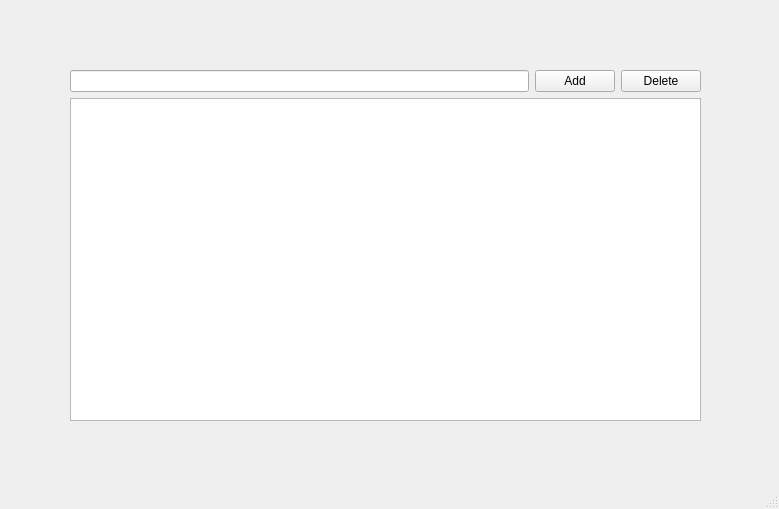
<?xml version="1.0" encoding="UTF-8"?>
<ui version="4.0">
 <class>ListWidget</class>
 <widget class="QMainWindow" name="ListWidget">
  <property name="geometry">
   <rect>
    <x>0</x>
    <y>0</y>
    <width>779</width>
    <height>509</height>
   </rect>
  </property>
  <property name="windowTitle">
   <string>ListWidget</string>
  </property>
  <widget class="QWidget" name="centralwidget">
   <widget class="QWidget" name="">
    <property name="geometry">
     <rect>
      <x>70</x>
      <y>70</y>
      <width>631</width>
      <height>351</height>
     </rect>
    </property>
    <layout class="QVBoxLayout" name="verticalLayout">
     <item>
      <layout class="QHBoxLayout" name="horizontalLayout">
       <item>
        <widget class="QLineEdit" name="input_so"/>
       </item>
       <item>
        <widget class="QPushButton" name="btn_add">
         <property name="text">
          <string>Add</string>
         </property>
        </widget>
       </item>
       <item>
        <widget class="QPushButton" name="btn_delete">
         <property name="text">
          <string>Delete</string>
         </property>
        </widget>
       </item>
      </layout>
     </item>
     <item>
      <widget class="QListWidget" name="list_so"/>
     </item>
    </layout>
   </widget>
  </widget>
  <widget class="QMenuBar" name="menubar">
   <property name="geometry">
    <rect>
     <x>0</x>
     <y>0</y>
     <width>779</width>
     <height>23</height>
    </rect>
   </property>
  </widget>
  <widget class="QStatusBar" name="statusbar"/>
 </widget>
 <resources/>
 <connections/>
</ui>
